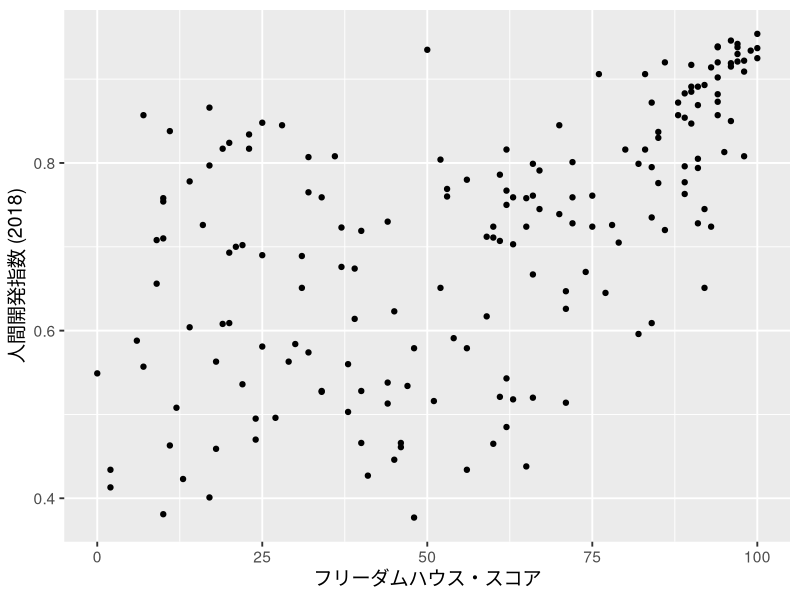
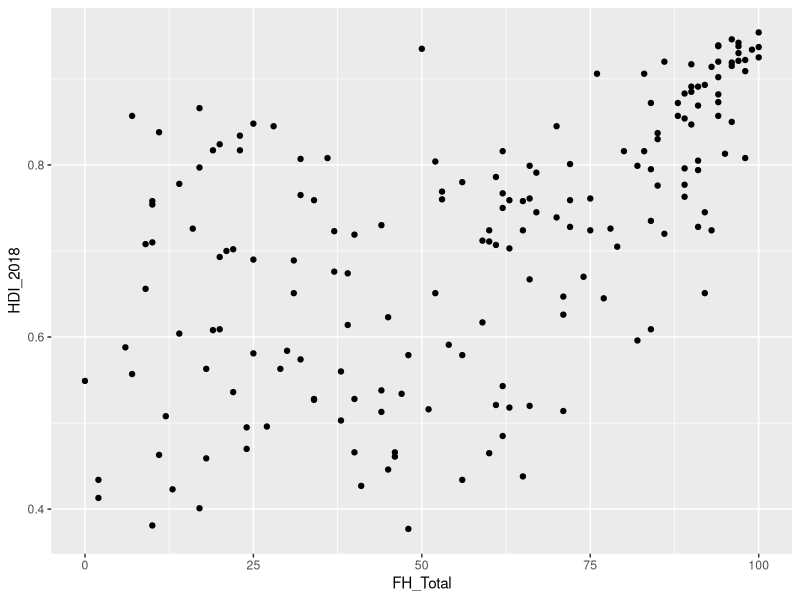
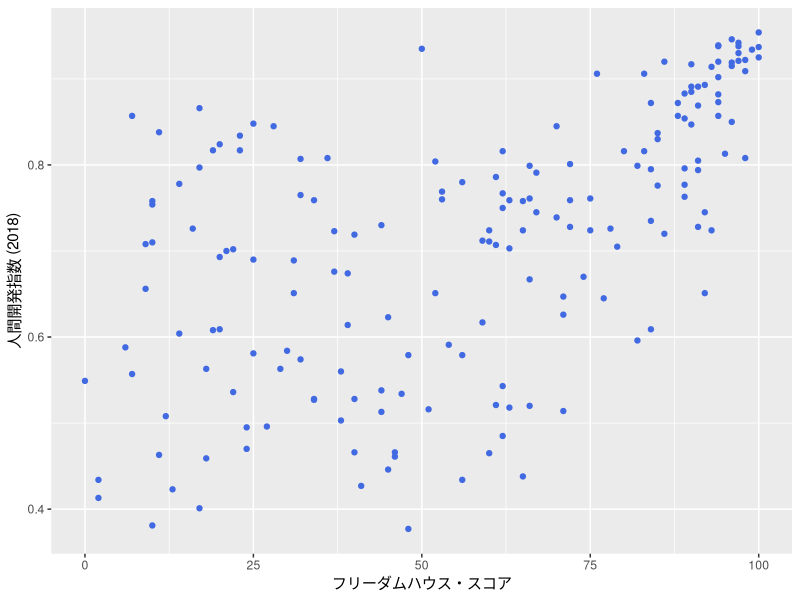
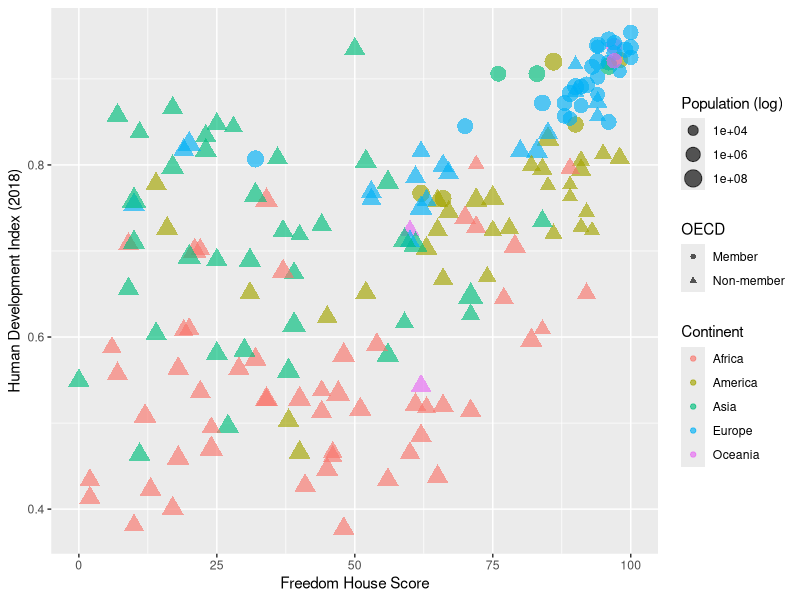
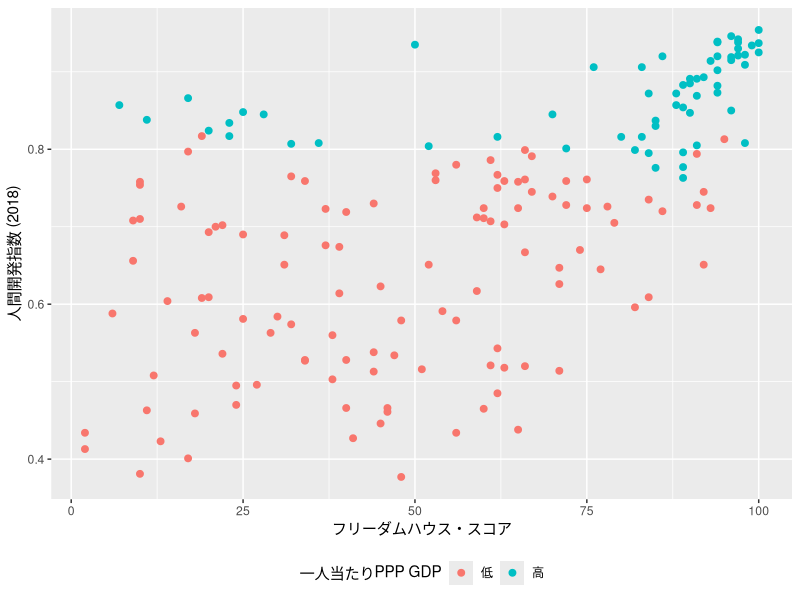
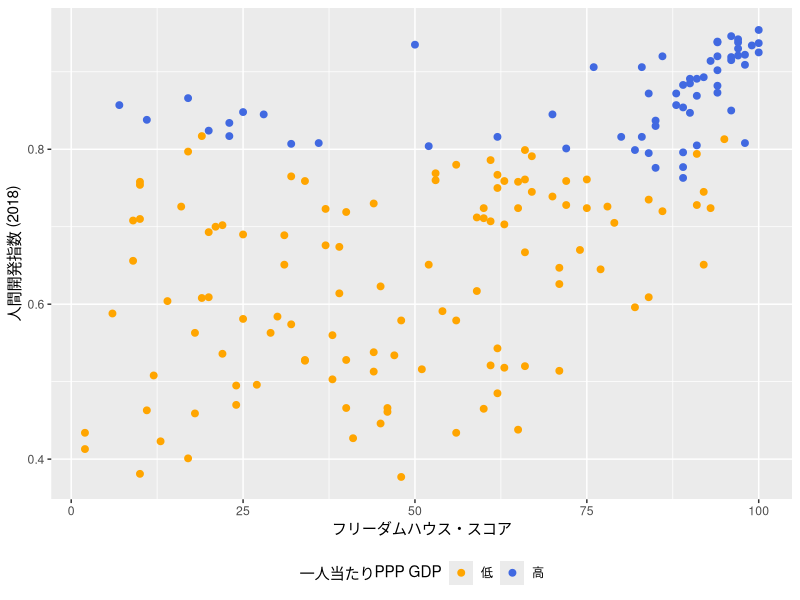
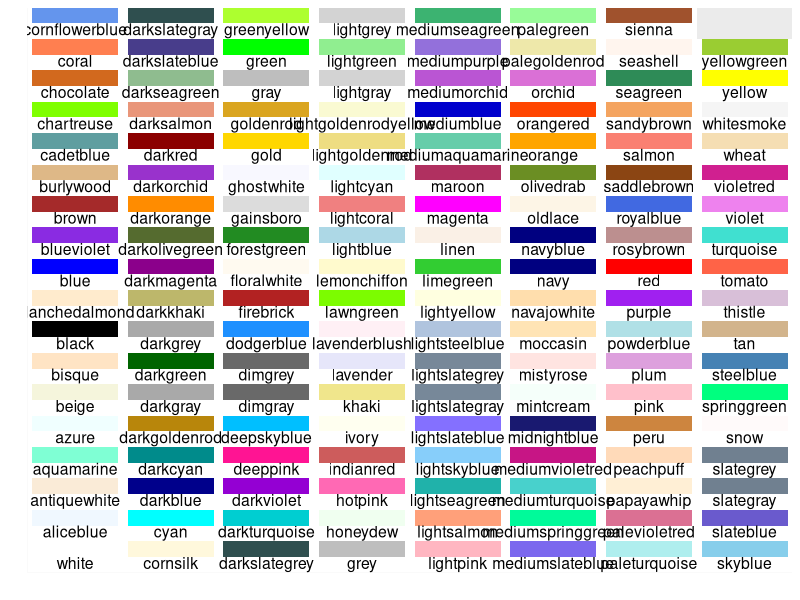
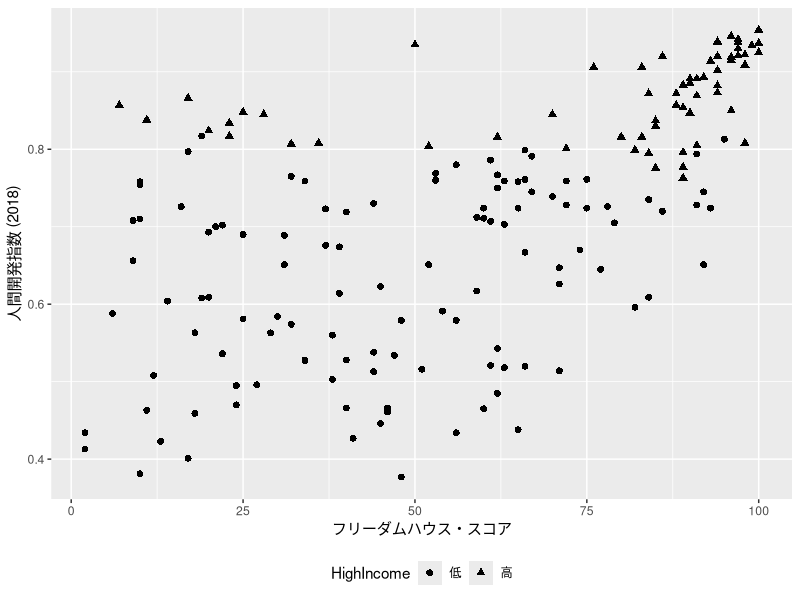

Here is the R script that generated these plots, in order:
## ---- chunk 1
#| include: false
library(tidyverse)
df <- read_csv("Data/countries.csv")
## ---- chunk 2
#| echo: false
#| fig-width: 5
#| fig-height: 5
#| warning: false
#| out-width: "500px"
#| fig-cap: "2次元散布図の例"
df %>%
   ggplot() +
   geom_point(aes(x = FH_Total, y = HDI_2018)) +
   labs(x = "フリーダムハウス・スコア", y = "人間開発指数 (2018)") +
   theme_gray(base_size   = 14)
## ---- chunk 3
#| fig-width: 8
#| fig-height: 5
#| warning: false
#| out-width: "800px"
df %>%
   ggplot() +
   geom_point(aes(x = FH_Total, y = HDI_2018))
## ---- chunk 4
#| fig-width: 8
#| fig-height: 5
#| warning: false
#| out-width: "800px"
df %>%
   ggplot() +
   geom_point(aes(x = FH_Total, y = HDI_2018), color = "royalblue") +
   labs(x = "フリーダムハウス・スコア", y = "人間開発指数 (2018)")
## ---- chunk 5
#| fig-width: 10
#| fig-height: 4
#| warning: false
#| out-width: "1000px"
#| fig-cap: "5次元散布図の例"
df %>%
   mutate(OECD = if_else(OECD == 1, "Member", "Non-member")) %>%
   ggplot() +
   geom_point(aes(x = FH_Total, y = HDI_2018, color = Continent,
                  size = Population, shape = OECD), alpha = 0.65) +
   scale_size_continuous(trans = "log10") +
   labs(x = "Freedom House Score", y = "Human Development Index (2018)",
        size = "Population (log)")
## ---- chunk 6
#| fig-width: 8
#| fig-height: 5
#| warning: false
#| out-width: "800px"
scatter_plot1 <- df %>%
   # 散布図に使われる変数が一つでも欠損していれば、その行（国）は除外する
   drop_na(FH_Total, HDI_2018, PPP_per_capita) %>%
   # リコーディング
   mutate(HighIncome = if_else(PPP_per_capita >= 20000, "高", "低")) %>%
   ggplot() +
   geom_point(aes(x = FH_Total, y = HDI_2018, color = HighIncome), 
              size = 2) +
   # ラベル修正
   labs(x = "フリーダムハウス・スコア", y = "人間開発指数 (2018)",
        color = "一人当たりPPP GDP") +
   # 凡例を下側に
   theme(legend.position = "bottom")

scatter_plot1
## ---- chunk 7
#| fig-width: 8
#| fig-height: 5
#| warning: false
#| out-width: "800px"
scatter_plot1 +
   scale_color_manual(values = c("低" = "orange", "高" = "royalblue"))
## ---- chunk 8
#| echo: false
#| fig-width: 12
#| fig-height: 10
data.frame(c=colors()) %>%
   mutate(Num = grepl(x = c, pattern = "[0-9]$")) %>%
   filter(Num == FALSE) %>%
   mutate(y = seq(0, length(c) - 1) %% 18,
          x = seq(0, length(c) - 1) %/% 18) %>%
   ggplot() +
   scale_x_continuous(name="", breaks=NULL, expand=c(0, 0)) +
   scale_y_continuous(name="", breaks=NULL, expand=c(0, 0)) +
   scale_fill_identity() +
   geom_rect(aes(xmin=x, xmax=x+1, ymin=y, ymax=y+1), fill="white") +
   geom_rect(aes(xmin=x+0.05, xmax=x+0.95, ymin=y+0.5, ymax=y+1, fill=c)) +
   geom_text(aes(x=x+0.5, y=y+0.5, label=c), colour="black", hjust=0.5, vjust=1, size=4)
## ---- chunk 9
colors()
## ---- chunk 10
#| fig-width: 8
#| fig-height: 5
#| warning: false
#| out-width: "800px"
scatter_plot2 <- df %>%
   drop_na(FH_Total, HDI_2018, PPP_per_capita) %>%
   mutate(HighIncome = if_else(PPP_per_capita >= 20000, "高", "低")) %>%
   ggplot() +
   geom_point(aes(x = FH_Total, y = HDI_2018, shape = HighIncome), 
              size = 2) +
   labs(x = "フリーダムハウス・スコア", y = "人間開発指数 (2018)",
        color = "一人当たりPPP GDP") +
   theme(legend.position = "bottom")

scatter_plot2
## ---- chunk 11
#| fig-width: 8
#| fig-height: 5
#| warning: false
#| out-width: "800px"
scatter_plot2 +
   scale_shape_manual(values = c("低" = 4, "高" = 1))
## ---- chunk 12
#| echo: false
#| fig-width: 8
#| fig-height: 2.8
tibble(x = rep(1:5, 5),
       y = rep(1:5, each = 5)) %>%
   filter(!(y == 1 & x >= 4)) %>%
   arrange(desc(y), x) %>%
   mutate(pch = as.character(0:22)) %>%
   ggplot(aes(x = x, y = y)) +
   geom_point(aes(shape = pch), 
              color = "black", bg = "gray", size = 3) +
   geom_text(aes(y = y + 0.25, label = pch), size = 5) +
   scale_shape_manual(values = c("1"  =  1,  "2" =  2, "3"  =  3, "4"  =  4,
                                 "5"  =  5,  "6" =  6, "7"  =  7, "8"  =  8,
                                 "9"  =  5, "10" = 10, "11" = 11, "12" = 12,
                                 "13" = 13, "14" = 14, "15" = 15, "16" = 16,
                                 "17" = 17, "18" = 18, "19" = 19, "20" = 20,
                                 "21" = 21, "22" = 22, "0"  = 0)) +
   theme_minimal() +
   theme(panel.grid.minor = element_blank(),
         axis.line = element_blank(),
         axis.title = element_blank(),
         axis.text = element_blank(),
         legend.position = "none")
## ---- chunk 13
#| fig-cap: "折れ線グラフの例 (1)"
#| echo: false
#| fig-width: 5
#| fig-height: 5
#| warning: false
#| out-width: "500px"
COVID_df <- read_csv("Data/covid_2022_06.csv")
COVID_df %>%
   ggplot(aes(x = Day, y = NewCases)) +
   geom_line(aes(group = Country)) +
   labs(x = "日 (2022年6月)", y = "100万人当たり新規感染者数 (人)") +
   theme_bw(base_size   = 14)
## ---- chunk 14
#| fig-cap: "折れ線グラフの例 (2)"
#| echo: false
#| fig-width: 5
#| fig-height: 5
#| warning: false
#| out-width: "500px"
COVID_df <- read_csv("Data/covid_2022_06.csv")
COVID_df %>%
   ggplot(aes(x = Day, y = NewCases)) +
   geom_line(aes(group = Country)) +
   geom_point(size = 3) +
   labs(x = "日 (2022年6月)", y = "100万人当たり新規感染者数 (人)") +
   theme_bw(base_size   = 14)
## ---- chunk 15
#| message: false
COVID_df <- read_csv("Data/covid_2022_06.csv")
COVID_df
## ---- chunk 16
#| fig-width: 5
#| fig-height: 5
#| out-width: "500px"
COVID_df %>%
   filter(Country == "Japan") %>%
   ggplot() +
   geom_line(aes(x = Day, y = NewCases)) +
   labs(x = "日 (2022年6月)", y = "100万人当たり新規感染者数 (人)")
## ---- chunk 17
#| fig-width: 5
#| fig-height: 5
#| out-width: "500px"
COVID_df <- COVID_df %>%
   mutate(Country = case_when(Country == "Japan" ~ "日本",
                              Country == "Korea" ~ "韓国",
                              TRUE               ~ "台湾"),
          Country = factor(Country, levels = c("日本", "韓国", "台湾")))

COVID_df %>%
   ggplot() +
   geom_line(aes(x = Day, y = NewCases, group = Country)) +
   labs(x = "日 (2022年6月)", y = "100万人当たり新規感染者数 (人)")
## ---- chunk 18
#| fig-width: 7
#| fig-height: 5
#| out-width: "700px"
COVID_df %>%
   ggplot() +
   geom_line(aes(x = Day, y = NewCases, group = Country, color = Country), 
             size = 1.5) +
   labs(x = "日 (2022年6月)", y = "100万人当たり新規感染者数 (人)", 
        color = "国/地域")
## ---- chunk 19
#| fig-width: 8
#| fig-height: 3.5
COVID_df %>%
   ggplot() +
   geom_line(aes(x = Day, y = NewCases, group = Country, 
                 linetype = Country), size = 1) +
   labs(x = "日 (2022年6月)", y = "100万人当たり新規感染者数 (人)", 
        linetype = "国/地域") 
## ---- chunk 20
#| fig-width: 8
#| fig-height: 3.5
COVID_df %>%
   ggplot() +
   geom_line(aes(x = Day, y = NewCases, group = Country, 
                 linetype = Country), size = 1) +
   labs(x = "日 (2022年6月)", y = "100万人当たり新規感染者数 (人)", 
        linetype = "国/地域") +
   scale_linetype_manual(values = c("日本" = 1, "韓国" = 2, "台湾" = 3))
## ---- chunk 21
#| echo: false
#| fig-width: 8
#| fig-height: 2.5
tibble(x = rep(1, 6),
       xend = rep(5, 6),
       y = 1:6,
       yend = 1:6,
       type = c("6", "5", "4", "3", "2", "1")) %>%
   ggplot() +
   geom_segment(aes(x = x, xend = xend, 
                    y = y, yend = yend, linetype = type)) +
   scale_y_continuous(breaks = 1:6, labels = 6:1) +
   scale_linetype_manual(values = c("1" = 1, "2" = 2, "3" = 3, 
                                    "4" = 4, "5" = 5, "6" = 6)) +
   labs(y = "linetypeの値") +
   theme_minimal(base_size = 14) +
   theme(panel.grid = element_blank(),
         axis.title.x = element_blank(),
         axis.text.x = element_blank(),
         legend.position = "none")
## ---- chunk 22
#| fig-width: 8
#| fig-height: 3.5
COVID_df %>%
   ggplot() +
   geom_line(aes(x = Day, y = NewCases, group = Country), size = 1) +
   labs(x = "日 (2022年6月)", y = "100万人当たり新規感染者数 (人)", 
        linetype = "国/地域") + 
   facet_wrap(~Country, ncol = 3)
## ---- chunk 23
#| fig-width: 8
#| fig-height: 3.5
COVID_df %>%
   ggplot() +
   geom_line(aes(x = Day, y = NewCases, group = Country), size = 1) +
   labs(x = "日 (2022年6月)", y = "100万人当たり新規感染者数 (人)", 
        linetype = "国/地域") + 
   facet_wrap(~Country, ncol = 3, scales = "free_y")
## ---- chunk 24
#| fig-width: 8
#| fig-height: 4
COVID_df %>%
   ggplot(aes()) +
   geom_line(aes(x = Day, y = NewCases, color = Country, group = Country), 
             size = 1) +
   geom_point(aes(x = Day, y = NewCases, color = Country, shape = Country), 
              size = 3) +
   labs(x = "日 (2022年6月)", y = "100万人当たり新規感染者数 (人)", 
        color = "国/地域", shape = "国/地域") +
   scale_color_manual(values = c("日本" = "royalblue",
                                 "韓国" = "darkred",
                                 "台湾" = "forestgreen")) +
   theme_bw()
## ---- chunk 25
#| fig-width: 8
#| fig-height: 4
COVID_df %>%
   # 共通するマッピングはggplot()内で指定可能
   ggplot(aes(x = Day, y = NewCases, color = Country)) +
   geom_line(aes(group = Country), size = 1) +
   geom_point(aes(shape = Country), size = 3) +
   labs(x = "日 (2022年6月)", y = "100万人当たり新規感染者数 (人)", 
        color = "国/地域", shape = "国/地域") +
   scale_color_manual(values = c("日本" = "royalblue",
                                 "韓国" = "darkred",
                                 "台湾" = "forestgreen")) +
   theme_bw()
## ---- chunk 26
#| fig-cap: "箱ひげ図の例"
#| echo: false
#| fig-width: 4
#| fig-height: 4
#| warning: false
#| out-width: "500px"
df %>%
   ggplot() +
   geom_boxplot(aes(x = 1, y = HDI_2018), width = 0.5) +
   annotate("text", x = 1.3, y = 0.7325, label = "中央値", hjust = 0) +
   annotate("text", x = 1.3, y = 0.5870, label = "第一四分位数", hjust = 0) +
   annotate("text", x = 1.3, y = 0.8347, label = "第三四分位数", hjust = 0) +
   annotate("text", x = 1.05, y = 0.3770, label = "最小値", hjust = 0) +
   annotate("text", x = 1.05, y = 0.9540, label = "最大値", hjust = 0) +
   labs(x = "", y = "人間開発指数 (2018)") +
   coord_cartesian(xlim = c(0.75, 1.5)) +
   theme_minimal() +
   theme(axis.text.x = element_blank())
## ---- chunk 27
my_vec1 <- c(5, 1, 11, 2, 4, 2, 6, 15, 7, 8, 9)
my_vec1
## ---- chunk 28
sort(my_vec1)
## ---- chunk 29
my_vec2 <- my_vec1[my_vec1 > 6]
my_vec3 <- my_vec1[my_vec1 < 6]

my_vec2
my_vec3
## ---- chunk 30
#| fig-cap: "変数をyにマッピングした場合"
#| fig-width: 5
#| fig-height: 5
#| out-width: "500px"
df %>%
   ggplot() +
   geom_boxplot(aes(y = HDI_2018)) +
   labs(x = "", 
        y = "Human Development Index") +
   theme_bw(base_size = 14)
## ---- chunk 31
#| fig-cap: "変数をxにマッピングした場合"
#| fig-width: 5
#| fig-height: 5
#| out-width: "500px"
df %>%
   ggplot() +
   geom_boxplot(aes(x = HDI_2018)) +
   labs(x = "Human Development Index", 
        y = "") +
   theme_bw(base_size = 14)
## ---- chunk 32
#| fig-width: 8
#| fig-height: 3
df %>%
   ggplot() +
   geom_boxplot(aes(y = HDI_2018, x = Continent)) +
   labs(x = "Continent", y = "Human Development Index") +
   theme_bw()
## ---- chunk 33
#| fig-width: 8
#| fig-height: 3
df %>%
   mutate(OECD_J = if_else(OECD == 1, "Member", "Non-member"),
          OECD_J = factor(OECD_J, levels = c("Non-member", "Member"))) %>%
   ggplot() +
   geom_boxplot(aes(y = HDI_2018, x = Continent, fill = OECD_J)) +
   labs(x = "Continent", y = "Human Development Index", fill = "OECD") +
   theme_bw()
## ---- chunk 34
#| fig-width: 8
#| fig-height: 3
df %>%
   ggplot() +
   geom_boxplot(aes(y = HDI_2018, x = Continent), fill = "cornsilk") +
   labs(x = "Continent", y = "Human Development Index") +
   theme_bw()
## ---- chunk 35
#| fig-width: 8
#| fig-height: 3
df %>%
   ggplot() +
   geom_boxplot(aes(y = HDI_2018, x = Continent, fill = Continent)) +
   labs(x = "Continent", y = "Human Development Index") +
   theme_bw() +
   theme(legend.position = "none")
## ---- chunk 36
#| fig-width: 8
#| fig-height: 3.25
df %>%
   ggplot() +
   geom_boxplot(aes(y = HDI_2018, x = Continent), width = 0.25) +
   labs(x = "Continent", y = "Human Development Index") +
   theme_bw() +
   theme(legend.position = "none")
## ---- chunk 37
#| fig-width: 8
#| fig-height: 3.25
df %>%
   ggplot() +
   geom_boxplot(aes(x = HDI_2018, y = Continent)) +
   labs(x = "Human Development Index", y = "Continent") +
   theme_bw(base_size = 14) +
   theme(legend.position = "none")
## ---- chunk 38
#| fig-width: 8
#| fig-height: 3.25
df %>%
   ggplot() +
   geom_boxplot(aes(x = HDI_2018, y = Continent)) +
   labs(x = "Human Development Index", y = "Continent") +
   scale_y_discrete(limits = rev) +
   theme_bw(base_size = 14) +
   theme(legend.position = "none")
